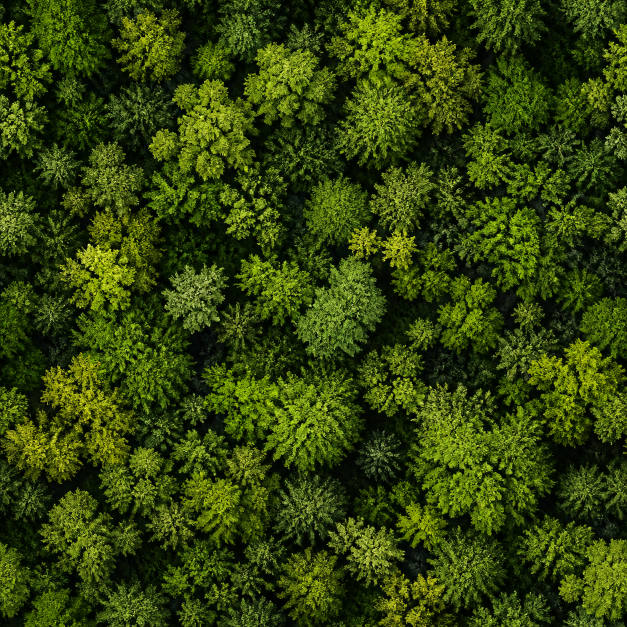
#> input picture assets/forest_source_experiments/source/forest_src_07_dark_variation.png, 1254 x 1254 px (shown at 1/2 size); its folder holds only this picture in this run
$ python -i fingerprint.py   (imports and definitions only)
#> lines starting #> are read from the running program, lines starting #| are printed output that depends on the picture
"""Deterministic, model-free material source fingerprinting."""

from __future__ import annotations

from typing import Any

import numpy as np
from PIL import Image

from pixel_tile_compiler.pixel_grammar.metrics import frequency_band_metrics


def fingerprint_image(
    image: Image.Image,
    patch_grid: int = 4,
    target_feature_scale_px: float | None = None,
) -> dict[str, Any]:
    """Return reproducible spatial statistics for a source exemplar.

    These are screening signals, not semantic recognition.  Keeping the
    fingerprint independent of random sampling makes candidate comparisons
    and later library refreshes auditable.
    """
    if patch_grid < 1:
        raise ValueError("patch_grid must be positive")
    rgb = np.asarray(image.convert("RGB").resize((256, 256), Image.Resampling.BILINEAR), dtype=np.float32)
    gray = rgb @ np.asarray([0.2126, 0.7152, 0.0722], dtype=np.float32)
    gradient = _gradient(gray)
    patches = _patch_statistics(rgb, gray, gradient, patch_grid)
    brightness_values = np.asarray([item["brightness_mean"] for item in patches], dtype=np.float32)
    color_values = np.asarray([item["color_mean"] for item in patches], dtype=np.float32)
    contrast_values = np.asarray([item["local_contrast"] for item in patches], dtype=np.float32)
    edge_values = np.asarray([item["edge_density"] for item in patches], dtype=np.float32)
    bands = frequency_band_metrics(image)
    feature_scale = estimate_feature_scale_px(gray)
    scale_error = 0.0
    if target_feature_scale_px is not None:
        scale_error = min(1.0, abs(feature_scale - target_feature_scale_px) / max(1.0, target_feature_scale_px))
    values: dict[str, Any] = {
        "brightness_spatial_variance": _clamp(float(np.var(brightness_values) / (255.0**2)) * 8.0),
        "color_spatial_variance": _clamp(float(np.var(color_values) / (255.0**2)) * 8.0),
        "local_contrast_mean": _clamp(float(contrast_values.mean())),
        "local_contrast_variance": _clamp(float(np.var(contrast_values)) * 4.0),
        "texture_density_variance": _clamp(float(np.var(edge_values)) * 12.0),
        "orientation_bias": _orientation_bias(gray),
        "edge_density": _clamp(float((gradient > 7.0).mean()) * 2.0),
        "center_dominance_score": _center_dominance(rgb),
        "large_landmark_risk": _large_landmark_risk(gray),
        "lighting_bias_score": _lighting_bias(gray),
        "autocorrelation_peak_risk": _autocorrelation_peak_risk(gray),
        "estimated_feature_scale_px": round(float(feature_scale), 6),
        "target_feature_scale_px": target_feature_scale_px,
        "feature_scale_error": round(float(scale_error), 6),
        "stationarity_score": _stationarity(patches),
        "patch_grid": patch_grid,
        "patch_statistics": patches,
        **bands,
    }
    values["low_frequency_pattern_strength"] = values["low_frequency_energy"]
    return _round_nested(values)


# [14 lines left out: function estimate_feature_scale_px, not called in this run]


def _patch_statistics(rgb: np.ndarray, gray: np.ndarray, gradient: np.ndarray, grid: int) -> list[dict[str, Any]]:
    output: list[dict[str, Any]] = []
    y_edges = np.linspace(0, gray.shape[0], grid + 1, dtype=int)
    x_edges = np.linspace(0, gray.shape[1], grid + 1, dtype=int)
    for row in range(grid):
        for column in range(grid):
            y0, y1 = y_edges[row], max(y_edges[row] + 1, y_edges[row + 1])
            x0, x1 = x_edges[column], max(x_edges[column] + 1, x_edges[column + 1])
            patch = rgb[y0:y1, x0:x1]
            patch_gray = gray[y0:y1, x0:x1]
            patch_gradient = gradient[y0:y1, x0:x1]
            output.append(
                {
                    "row": row,
                    "column": column,
                    "brightness_mean": float(patch_gray.mean()),
                    "color_mean": [float(value) for value in patch.mean(axis=(0, 1))],
                    "local_contrast": float(min(1.0, patch_gray.std() / 64.0)),
                    "edge_density": float((patch_gradient > 7.0).mean()),
                }
            )
    return output


def _gradient(gray: np.ndarray) -> np.ndarray:
    horizontal = np.abs(np.diff(gray, axis=1, prepend=gray[:, :1]))
    vertical = np.abs(np.diff(gray, axis=0, prepend=gray[:1, :]))
    return (horizontal + vertical) * 0.5


# [78 lines left out: functions _center_dominance, _large_landmark_risk, _lighting_bias, _orientation_bias, _autocorrelation_peak_risk, _stationarity and 1 more, not called in this run]


def _clamp(value: float) -> float:
    return max(0.0, min(1.0, float(value)))


# [8 lines left out: function _round_nested, not called in this run]

>>> from PIL import Image
>>> picture = Image.open('../../../assets/forest_source_experiments/source/forest_src_07_dark_variation.png')
#> picture is the input picture: PIL image 1254x1254 RGB; mean R, G, B 51.5, 68, 10.6
>>> result = fingerprint_image(picture)
#> in fingerprint_image, `rgb = np.asarray(image.convert("RGB").resize((256, 256), Image.Resampl..`:
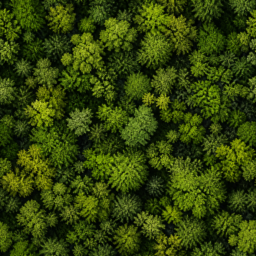
#> rgb: shape (256, 256, 3) float32; mean R, G, B 51.5, 68, 10.6
#> in fingerprint_image, `gray = rgb @ np.asarray([0.2126, 0.7152, 0.0722], dtype=np.float32)`:
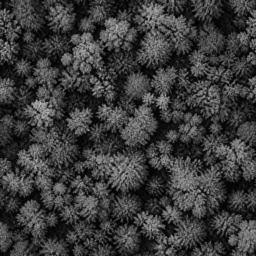
#> gray: shape (256, 256) float32; min 0.715, max 187.7, mean 60.3
#> in _gradient, `horizontal = np.abs(np.diff(gray, axis=1, prepend=gray[:, :1]))`:
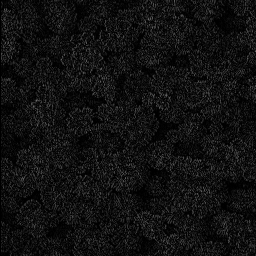
#> horizontal: shape (256, 256) float32; min 0, max 107.5, mean 17.4
#> in _gradient, `vertical = np.abs(np.diff(gray, axis=0, prepend=gray[:1, :]))`:
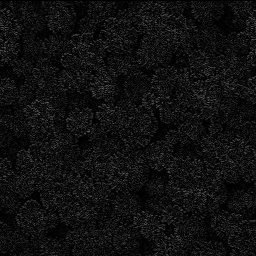
#> vertical: shape (256, 256) float32; min 0, max 112.8, mean 16.3
#> in _gradient, `return (horizontal + vertical) * 0.5`:
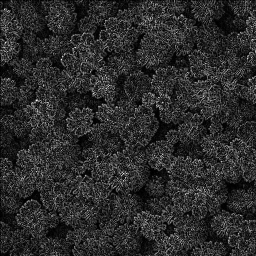
#> returned value: shape (256, 256) float32; min 0, max 97.41, mean 16.8; drawn with min black and max white
#> after the loop in _patch_statistics, `for row in range(grid):`:
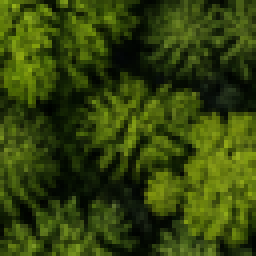
#> patch: shape (64, 64, 3) float32 (shown 4 times larger); mean R, G, B 51.1, 67.9, 11.1
#> after the loop in _patch_statistics, `for row in range(grid):`:
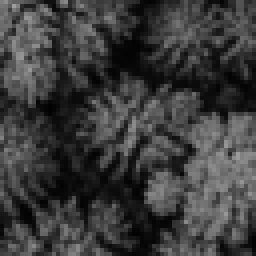
#> patch_gray: shape (64, 64) float32 (shown 4 times larger); min 1.43, max 158, mean 60.3
#> after the loop in _patch_statistics, `for row in range(grid):`: output = 16 items
#> in fingerprint_image, `brightness_values = np.asarray([item["brightness_mean"] for item in pa..`: brightness_values = [53.53, 65.73, 67.63, 52.83, 61.42, 58.58, 63.09, 57.31, 66.73, 62.78, 63.11, 63.04, 53.17, 56.28, 59.8, 60.26]
#> in fingerprint_image, `color_values = np.asarray([item["color_mean"] for item in patches], dt..`: color_values = 16 rows, first 8: [43.59, 61.09, 8.02], [57.19, 73.69, 12.07], [60.02, 75.64, 10.78], [42.56, 60.17, 10.33], [53.95, 68.7, 11.24], [48.5, 66.35, 11.35], [54.2, 70.73, 13.65], [46.78, 65.22, 10.01]
#> in fingerprint_image, `contrast_values = np.asarray([item["local_contrast"] for item in patch..`: contrast_values = [0.506, 0.652, 0.6, 0.485, 0.6, 0.578, 0.578, 0.518, 0.562, 0.573, 0.603, 0.567, 0.513, 0.49, 0.588, 0.558]
#> in fingerprint_image, `edge_values = np.asarray([item["edge_density"] for item in patches], d..`: edge_values = [0.786, 0.76, 0.82, 0.746, 0.777, 0.8, 0.803, 0.816, 0.813, 0.817, 0.773, 0.799, 0.728, 0.825, 0.791, 0.793]
#> (the run stopped early here; a loop or call above may not have finished)

$ run again, on assets/forest_source_experiments/source/forest_src_08_illustrative.png
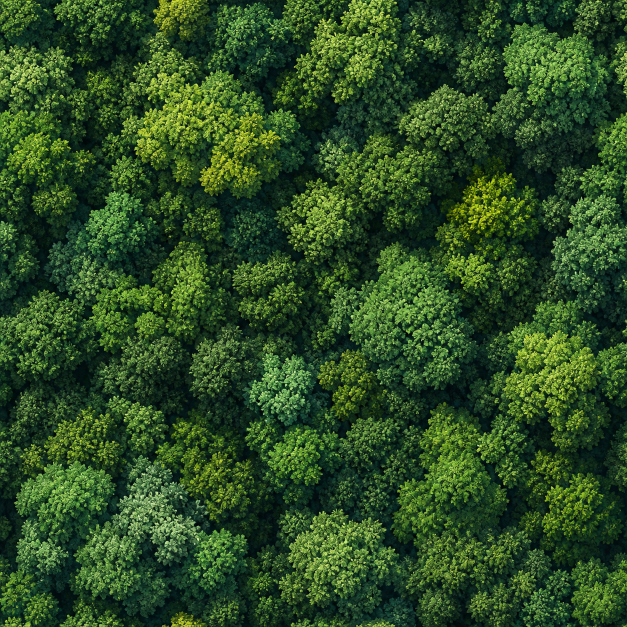
#> input picture assets/forest_source_experiments/source/forest_src_08_illustrative.png, 1254 x 1254 px (shown at 1/2 size)
#> picture is the input picture: PIL image 1254x1254 RGB; mean R, G, B 45.3, 76.4, 35.8
#> after the loop in _patch_statistics, `for row in range(grid):`:
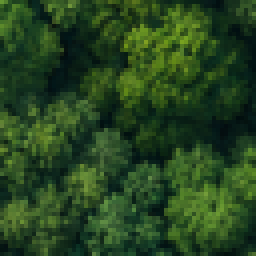
#> patch: shape (64, 64, 3) float32 (shown 4 times larger); mean R, G, B 38, 68.7, 31.1
#> after the loop in _patch_statistics, `for row in range(grid):`:
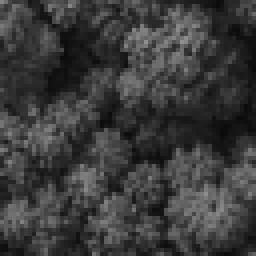
#> patch_gray: shape (64, 64) float32 (shown 4 times larger); min 10.23, max 143.7, mean 59.5
#> after the loop in _patch_statistics, `for row in range(grid):`: output = 16 items
#> brightness_values = [70.5, 78.71, 67.87, 66.98, 61.5, 61.62, 70.82, 63.72, 64.93, 62.58, 66.73, 67.97, 74.62, 62.61, 69.05, 59.46]
#> color_values = 16 rows, first 8: [49.4, 80.34, 35.17], [57.85, 89.17, 36.46], [47.85, 76.91, 37.31], [44.14, 76.57, 39.18], [38.39, 71.02, 35.21], [42.01, 70.57, 30.69], [49.96, 80.7, 34.43], [43.08, 72.86, 33.87]
#> contrast_values = [0.576, 0.614, 0.574, 0.542, 0.503, 0.507, 0.58, 0.534, 0.479, 0.528, 0.49, 0.603, 0.583, 0.527, 0.527, 0.431]
#> edge_values = [0.765, 0.789, 0.771, 0.754, 0.726, 0.719, 0.771, 0.744, 0.78, 0.757, 0.79, 0.731, 0.765, 0.73, 0.775, 0.708]
